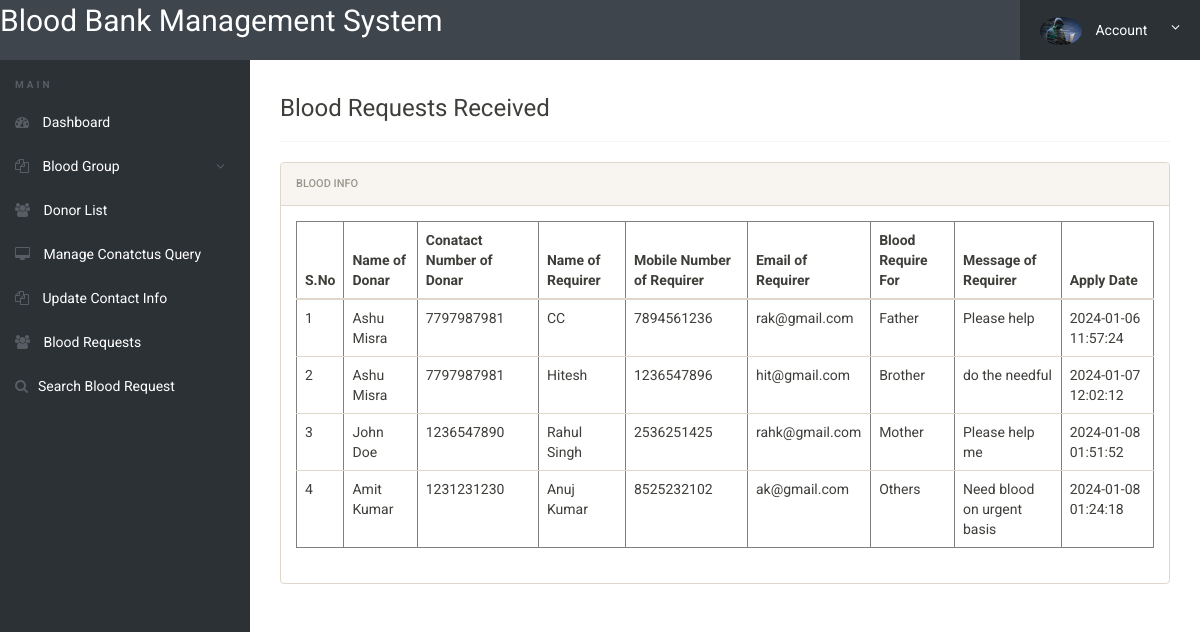
/bbdms/admin/requests-received.php (signed in), run on an earlier commit of the app's database.
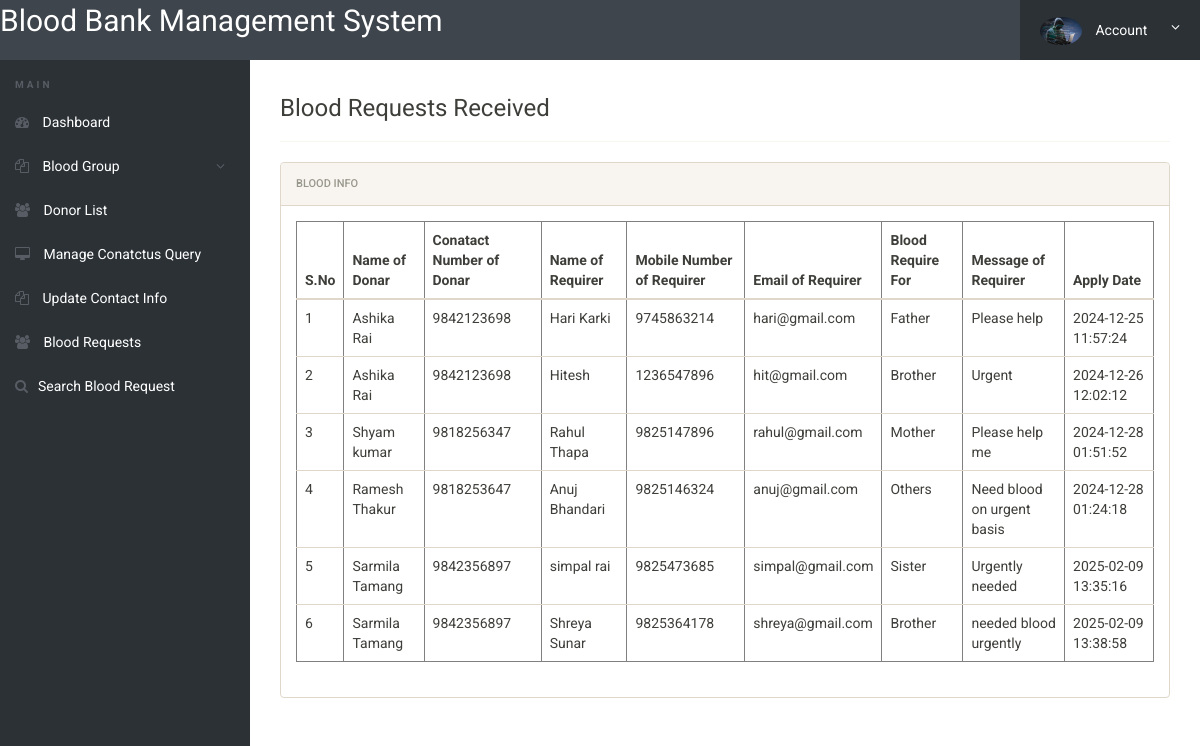
And on a later commit of the database.
### tables this page shows
CREATE TABLE `tblbloodrequirer` (
  `ID` int(10) NOT NULL,
  `BloodDonarID` int(10) DEFAULT NULL,
  `name` varchar(250) DEFAULT NULL,
  `EmailId` varchar(250) DEFAULT NULL,
  `ContactNumber` bigint(10) DEFAULT NULL,
  `BloodRequirefor` varchar(250) DEFAULT NULL,
  `Message` mediumtext DEFAULT NULL,
  `ApplyDate` timestamp NULL DEFAULT current_timestamp()
);

CREATE TABLE `tblblooddonars` (
  `id` int(11) NOT NULL,
  `FullName` varchar(100) DEFAULT NULL,
  `MobileNumber` char(11) DEFAULT NULL,
  `EmailId` varchar(100) DEFAULT NULL,
  `Gender` varchar(20) DEFAULT NULL,
  `Age` int(11) DEFAULT NULL,
  `BloodGroup` varchar(20) DEFAULT NULL,
  `Address` varchar(255) DEFAULT NULL,
  `Message` mediumtext DEFAULT NULL,
  `PostingDate` timestamp NOT NULL DEFAULT current_timestamp(),
  `status` int(1) DEFAULT NULL,
  `Password` varchar(250) DEFAULT NULL
);

### bbdms/admin/requests-received.php (the view, shortened to what this page needs)
<?php
include('includes/config.php');
if(strlen($_SESSION['alogin'])==0)
	{
header('location:index.php');
}
else{
 ?>
<!doctype html>
<html lang="en" class="no-js">
<head>
	<link rel="stylesheet" href="css/font-awesome.min.css">
	<link rel="stylesheet" href="css/bootstrap.min.css">
	<link rel="stylesheet" href="css/dataTables.bootstrap.min.css">
	<link rel="stylesheet" href="css/bootstrap-social.css">
	<link rel="stylesheet" href="css/bootstrap-select.css">
	<link rel="stylesheet" href="css/fileinput.min.css">
	<link rel="stylesheet" href="css/awesome-bootstrap-checkbox.css">
	<link rel="stylesheet" href="css/style.css">
</head>
<body>
	<?php include('includes/header.php');?>
	<div class="ts-main-content">
		<?php include('includes/leftbar.php');?>
		<div class="content-wrapper">
			<div class="container-fluid">
					<div class="col-md-12">
<h3> Blood Requests Received</h3>
<hr />
						<div class="panel panel-default">
							<div class="panel-heading">Blood Info</div>
							<div class="panel-body">
								<table border="1" class="table table-responsive">
                                    <thead>
                                         <tr>
                                         	<th>S.No</th>
                                          <th>Name of Donar</th>
                                          <th>Conatact Number of Donar</th>
                                            <th>Name of Requirer</th>
                                            <th>Mobile Number of Requirer</th>
                                            <th>Email of Requirer</th>
                                            <th>Blood Require For</th>
                                            <th>Message of Requirer</th>
                                            <th>Apply Date</th>
                                        </tr>
                                    </thead>
                                    <tbody>
                                        <tr><?php
$sql="SELECT tblbloodrequirer.BloodDonarID,tblbloodrequirer.name,tblbloodrequirer.EmailId,tblbloodrequirer.ContactNumber,tblbloodrequirer.BloodRequirefor,tblbloodrequirer.Message,tblbloodrequirer.ApplyDate,tblblooddonars.id as donid,tblblooddonars.FullName,tblblooddonars.MobileNumber from  tblbloodrequirer join tblblooddonars on tblblooddonars.id=tblbloodrequirer.BloodDonarID ";
$query = $dbh -> prepare($sql);
$query->execute();
$results=$query->fetchAll(PDO::FETCH_OBJ);
$cnt=1;
if($query->rowCount() > 0)
{
foreach($results as $row)
{               ?>
                                            <td><?php echo htmlentities($cnt);?></td>
                                            <td><?php  echo htmlentities($row->FullName);?></td>
                                            <td><?php  echo htmlentities($row->MobileNumber);?></td>
                                        <td><?php  echo htmlentities($row->name);?></td>
                                             <td><?php  echo htmlentities($row->ContactNumber);?></td>
                                             <td><?php  echo htmlentities($row->EmailId);?></td>
                                          <td><?php  echo htmlentities($row->BloodRequirefor);?></td>
                 <td><?php  echo htmlentities($row->Message);?>
                  </td>
                                            <td>
                                              <?php  echo htmlentities($row->ApplyDate);?>
                                            </td>
                                        </tr>
                                    <?php $cnt=$cnt+1;}}?>
                                    </tbody>
                                </table>
							</div>
						</div>
					</div>
				</div>
			</div>
		</div>
</body>
</html>
<?php } ?>

What changed in the data, as far as the page shows it:
changed tblbloodrequirer "Father": BloodDonarID.FullName "Ashu Misra" → "Ashika Rai"; BloodDonarID.MobileNumber "7797987981" → "9842123698"; name "CC" → "Hari Karki"; ContactNumber "7894561236" → "9745863214"; EmailId "rak@gmail.com" → "hari@gmail.com"; ApplyDate "2024-01-06 11:57:24" → "2024-12-25 11:57:24"
changed tblbloodrequirer "Hitesh": BloodDonarID.FullName "Ashu Misra" → "Ashika Rai"; BloodDonarID.MobileNumber "7797987981" → "9842123698"; Message "do the needful" → "Urgent"; ApplyDate "2024-01-07 12:02:12" → "2024-12-26 12:02:12"
changed tblbloodrequirer "Mother": BloodDonarID.FullName "John Doe" → "Shyam kumar"; BloodDonarID.MobileNumber "1236547890" → "9818256347"; name "Rahul Singh" → "Rahul Thapa"; ContactNumber "2536251425" → "9825147896"; EmailId "rahk@gmail.com" → "rahul@gmail.com"; ApplyDate "2024-01-08 01:51:52" → "2024-12-28 01:51:52"
changed tblbloodrequirer "Others": BloodDonarID.FullName "Amit Kumar" → "Ramesh Thakur"; BloodDonarID.MobileNumber "1231231230" → "9818253647"; name "Anuj Kumar" → "Anuj Bhandari"; ContactNumber "8525232102" → "9825146324"; EmailId "ak@gmail.com" → "anuj@gmail.com"; ApplyDate "2024-01-08 01:24:18" → "2024-12-28 01:24:18"
added tblbloodrequirer: BloodDonarID.FullName "Sarmila Tamang", BloodDonarID.MobileNumber "9842356897", name "simpal rai", ContactNumber "9825473685", EmailId "simpal@gmail.com", BloodRequirefor "Sister", Message "Urgently needed", ApplyDate "2025-02-09 13:35:16"
added tblbloodrequirer: BloodDonarID.FullName "Sarmila Tamang", BloodDonarID.MobileNumber "9842356897", name "Shreya Sunar", ContactNumber "9825364178", EmailId "shreya@gmail.com", BloodRequirefor "Brother", Message "needed blood urgently", ApplyDate "2025-02-09 13:38:58"
